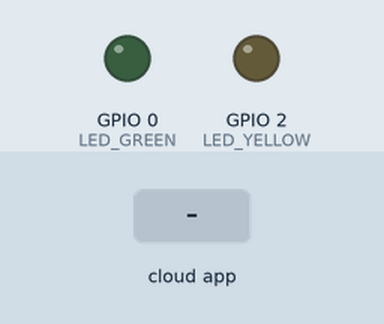
A sketch run on a simulated ESP8266 (NodeMCU). On the bench: output pins drawn as LEDs (lit = HIGH). The test bench sets the inputs (shaded band). WiFi joins after 1.5 s; servers stay silent unless stated; not simulated (calls return 0 or success): credentials.h; what the sketch prints to the serial monitor is not drawn.

Above: at 2.7 s.
2.8 s: the phone or cloud app sets led.verde to 1
At 3.2 s:
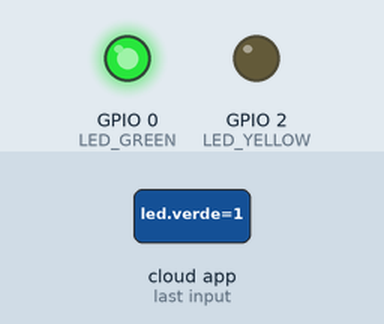
4.3 s: the phone or cloud app sets led.amarelo to 1
At 5.5 s:
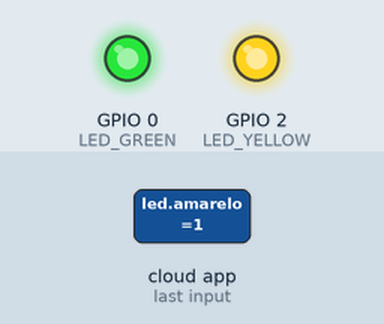
5.8 s: the phone or cloud app sets led.verde to 0
At 6.7 s:
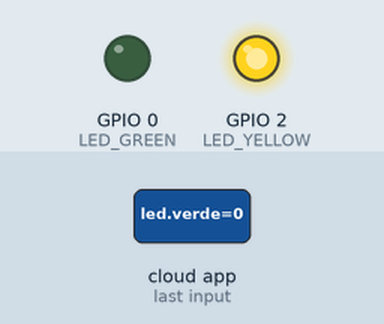
7.3 s: the phone or cloud app sets led.amarelo to 0
At 7.8 s:
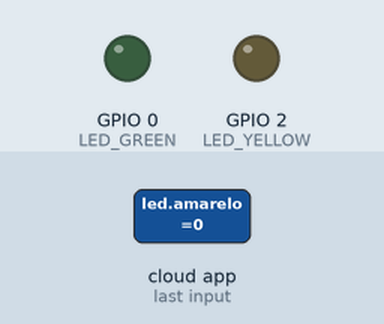
Timing chart, 0 to 9.8 s (numbered marks = the images above; inputs shaded):
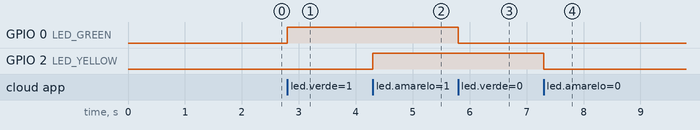

Measured:
- after the input at 2.8 s, GPIO 0 (LED_GREEN): LOW → HIGH at once
- after the input at 4.3 s, GPIO 2 (LED_YELLOW): LOW → HIGH at once
- after the input at 5.8 s, GPIO 0 (LED_GREEN): HIGH → LOW at once
- after the input at 7.3 s, GPIO 2 (LED_YELLOW): HIGH → LOW at once

The sketch:

EspAlexaBasic.ino
```cpp
#include <Arduino.h>
#ifdef ESP32
#include <WiFi.h>
#else
#include <ESP8266WiFi.h>
#endif
#include "fauxmoESP.h"

// Rename the credentials.sample.h file to credentials.h and
// edit it according to your router configuration
#include "credentials.h"

fauxmoESP fauxmo;

// -----------------------------------------------------------------------------

#define SERIAL_BAUDRATE 115200

#define LED_GREEN 0
#define LED_YELLOW 2

#define ID_GREEN "led verde"
#define ID_YELLOW "led amarelo"

// -----------------------------------------------------------------------------

// -----------------------------------------------------------------------------
// Wifi
// -----------------------------------------------------------------------------

void wifiSetup()
{

    // Set WIFI module to STA mode
    WiFi.mode(WIFI_STA);

    // Connect
    Serial.printf("[WIFI] Connecting to %s ", WIFI_SSID);
    WiFi.begin(WIFI_SSID, WIFI_PASS);

    // Wait
    while (WiFi.status() != WL_CONNECTED)
    {
        Serial.print(".");
        delay(100);
    }
    Serial.println();

    // Connected!
    Serial.printf("[WIFI] STATION Mode, SSID: %s, IP address: %s\n", WiFi.SSID().c_str(), WiFi.localIP().toString().c_str());
}

void setup()
{

    // Init serial port and clean garbage
    Serial.begin(SERIAL_BAUDRATE);
    Serial.println();
    Serial.println();

    // LEDs
    pinMode(LED_YELLOW, OUTPUT);
    pinMode(LED_GREEN, OUTPUT);
    digitalWrite(LED_YELLOW, LOW);
    digitalWrite(LED_GREEN, LOW);

    // Wifi
    wifiSetup();

    // By default, fauxmoESP creates it's own webserver on the defined port
    // The TCP port must be 80 for gen3 devices (default is 1901)
    // This has to be done before the call to enable()
    fauxmo.createServer(true); // not needed, this is the default value
    fauxmo.setPort(80);        // This is required for gen3 devices

    // You have to call enable(true) once you have a WiFi connection
    // You can enable or disable the library at any moment
    // Disabling it will prevent the devices from being discovered and switched
    fauxmo.enable(true);

    // You can use different ways to invoke alexa to modify the devices state:
    // "Alexa, turn yellow lamp on"
    // "Alexa, turn on yellow lamp
    // "Alexa, set yellow lamp to fifty" (50 means 50% of brightness, note, this example does not use this functionality)

    // Add virtual devices
    fauxmo.addDevice(ID_GREEN);
    fauxmo.addDevice(ID_YELLOW);

    fauxmo.onSetState([](unsigned char device_id, const char *device_name, bool state, unsigned char value)
                      {
                          // Callback when a command from Alexa is received.
                          // You can use device_id or device_name to choose the element to perform an action onto (relay, LED,...)
                          // State is a boolean (ON/OFF) and value a number from 0 to 255 (if you say "set kitchen light to 50%" you will receive a 128 here).
                          // Just remember not to delay too much here, this is a callback, exit as soon as possible.
                          // If you have to do something more involved here set a flag and process it in your main loop.

                          Serial.printf("[MAIN] Device #%d (%s) state: %s value: %d\n", device_id, device_name, state ? "ON" : "OFF", value);

                          // Checking for device_id is simpler if you are certain about the order they are loaded and it does not change.
                          // Otherwise comparing the device_name is safer.

                          if (strcmp(device_name, ID_YELLOW) == 0)
                          {
                              digitalWrite(LED_YELLOW, state ? HIGH : LOW);
                          }
                          else if (strcmp(device_name, ID_GREEN) == 0)
                          {
                              digitalWrite(LED_GREEN, state ? HIGH : LOW);
                          }
                      });
}

void loop()
{

    // fauxmoESP uses an async TCP server but a sync UDP server
    // Therefore, we have to manually poll for UDP packets
    fauxmo.handle();

    // This is a sample code to output free heap every 5 seconds
    // This is a cheap way to detect memory leaks
    static unsigned long last = millis();
    if (millis() - last > 5000)
    {
        last = millis();
        Serial.printf("[MAIN] Free heap: %d bytes\n", ESP.getFreeHeap());
    }

    // If your device state is changed by any other means (MQTT, physical button,...)
    // you can instruct the library to report the new state to Alexa on next request:
    // fauxmo.setState(ID_YELLOW, true, 255);
}
```
